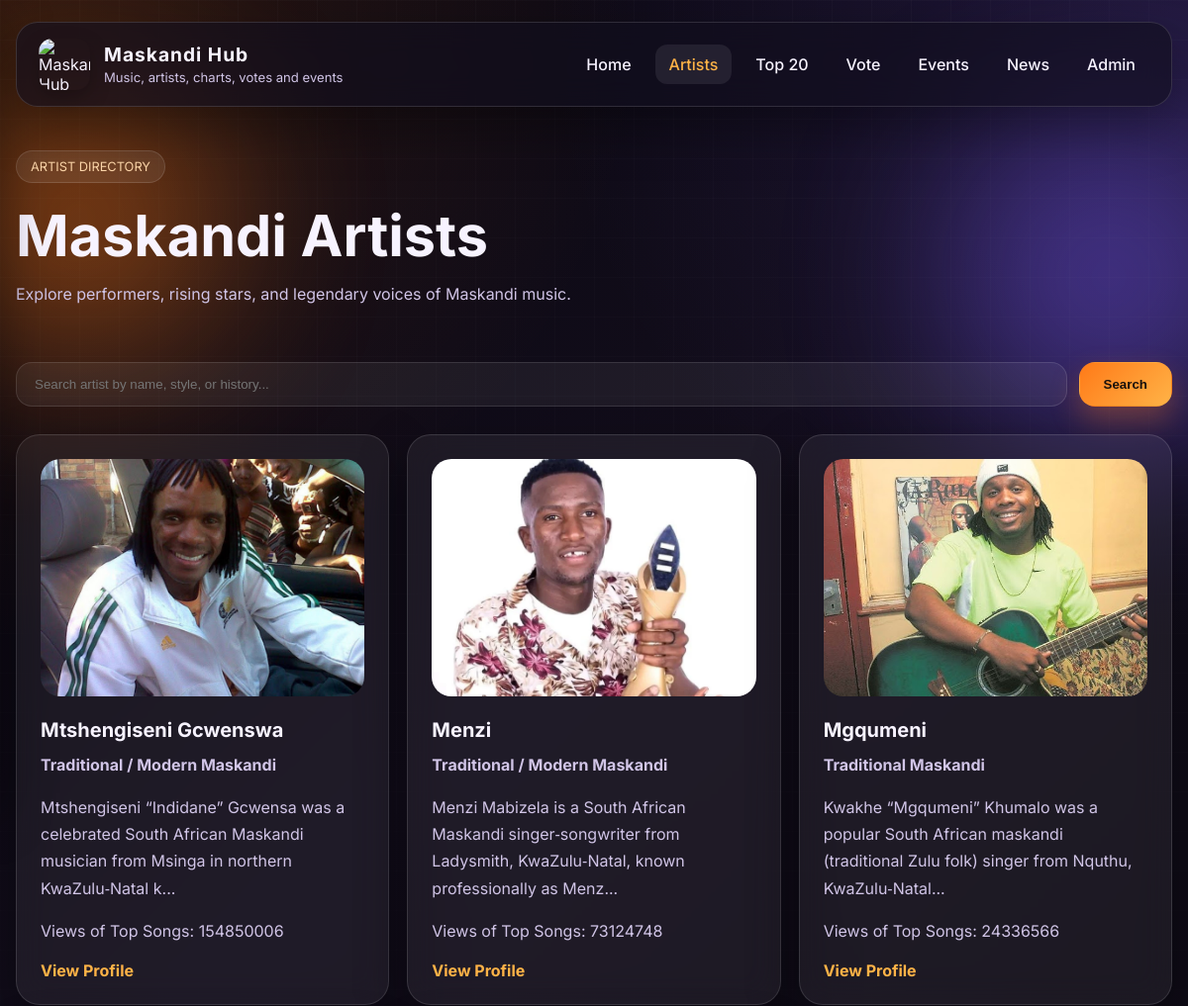
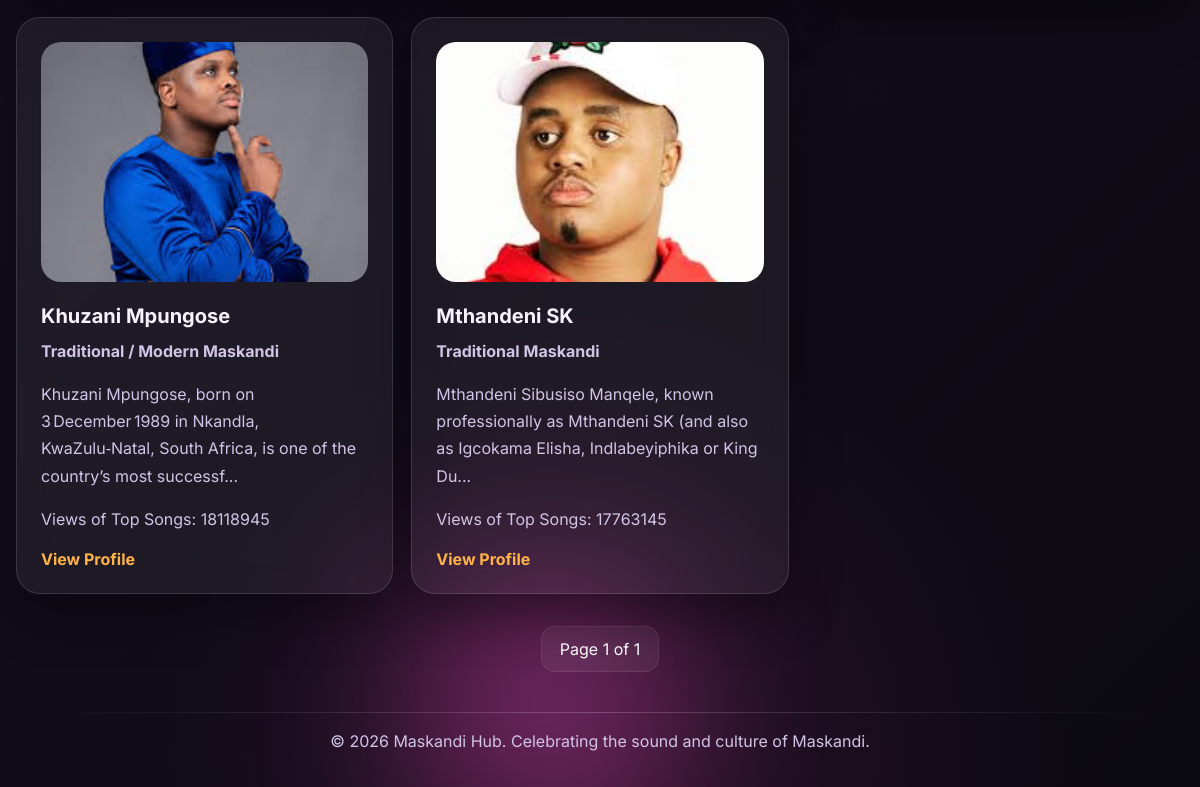
/artists, run on the app's committed database (2 pictures, top to bottom).
### tables this page shows
CREATE TABLE artists (
                id INTEGER PRIMARY KEY AUTOINCREMENT,
                name TEXT NOT NULL,
                style TEXT NOT NULL,
                status TEXT NOT NULL DEFAULT 'Active',
                history TEXT,
                facebook TEXT,
                instagram TEXT,
                tiktok TEXT,
                youtube_channel TEXT,
                spotify_channel TEXT,
                image TEXT,
                total_views INTEGER DEFAULT 0
            );

### app.py (the view)
@app.route("/artists")
def artists():
    search = request.args.get("search", "").strip()
    page = request.args.get("page", 1, type=int)
    per_page = 9
    if page < 1:
        page = 1
    offset = (page - 1) * per_page
    conn = get_db_connection()
    try:
        cur = conn.cursor()
        count_query = """
            SELECT COUNT(*) AS total
            FROM artists
            WHERE status = 'Active'
        """
        data_query = """
            SELECT *
            FROM artists
            WHERE status = 'Active'
        """
        params = []
        if search:
            count_query += " AND (name LIKE ? OR style LIKE ? OR history LIKE ?)"
            data_query += " AND (name LIKE ? OR style LIKE ? OR history LIKE ?)"
            like_value = f"%{search}%"
            params.extend([like_value, like_value, like_value])
        data_query += " ORDER BY total_views DESC, name ASC LIMIT ? OFFSET ?"
        cur.execute(count_query, params)
        total_row = cur.fetchone()
        total_artists = total_row["total"] if total_row else 0
        cur.execute(data_query, params + [per_page, offset])
        artists_list = cur.fetchall()
    finally:
        cur.close()
        conn.close()
    total_pages = math.ceil(total_artists / per_page) if total_artists > 0 else 1
    has_next = page < total_pages
    has_prev = page > 1
    return render_template(
        "artists.html",
        artists_list=artists_list,
        search=search,
        page=page,
        total_pages=total_pages,
        has_next=has_next,
        has_prev=has_prev
    )

### app.py (called while the page is built)
def get_db_connection():
    import sqlite3
    db_path = DATABASE_URL.replace("sqlite:///", "")
    conn = sqlite3.connect(db_path)
    conn.row_factory = sqlite3.Row
    return conn

### templates/artists.html (shortened to what this page needs)
{% extends 'base.html' %}
{% block content %}
<section class="inner-hero">
    <span class="tag">ARTIST DIRECTORY</span>
    <h1>Maskandi Artists</h1>
    <p>Explore performers, rising stars, and legendary voices of Maskandi music.</p>
</section>
<section class="section-block" style="padding-top: 10px;">
    <form method="GET" action="{{ url_for('artists') }}" class="artist-search-form" style="margin-bottom: 28px;">
        <div style="display:flex; gap:12px; flex-wrap:wrap; align-items:center;">
            <input
                type="text"
                name="search"
                value="{{ search }}"
                placeholder="Search artist by name, style, or history..."
                style="flex:1; min-width:260px; padding:14px 18px; border-radius:16px; border:1px solid rgba(255,255,255,0.12); background:rgba(255,255,255,0.06); color:white; outline:none;"
            >
            <button type="submit" class="btn btn-primary">Search</button>
        </div>
    </form>
    <div class="content-grid three-grid">
        {% for artist in artists_list %}
        <div class="artist-card">
            {% if artist['image'] %}
                <img
                    src="{{ url_for('static', filename='uploads/artists/' ~ artist['image']) }}"
                    alt="{{ artist['name'] }}"
                    style="width:100%; height:240px; object-fit:cover; border-radius:20px; margin-bottom:18px;"
                >
            {% else %}
                <div class="avatar-circle">{{ artist['name'][0] }}</div>
            {% endif %}
            <h3>{{ artist['name'] }}</h3>
            <p><strong>{{ artist['style'] }}</strong></p>
            {% if artist['history'] %}
                <p>
                    {{ artist['history'][:120] }}{% if artist['history']|length > 120 %}...{% endif %}
                </p>
            {% else %}
                <p>No artist history added yet.</p>
            {% endif %}
            <p>Views of Top Songs: {{ artist['total_views'] }}</p>
            <a href="{{ url_for('artist_profile', artist_id=artist['id']) }}" class="card-link">
    View Profile
</a>
        </div>
        {% else %}
        <div class="glass-card" style="grid-column: 1 / -1;">
            <h3>No artists found</h3>
            <p>Try another search term or add artists from the admin panel.</p>
        </div>
        {% endfor %}
    </div>
    <div style="display:flex; justify-content:center; align-items:center; gap:14px; margin-top:32px; flex-wrap:wrap;">
        <span style="padding:12px 18px; border-radius:14px; background:rgba(255,255,255,0.06); border:1px solid rgba(255,255,255,0.08); color:white;">
            Page {{ page }} of {{ total_pages }}
        </span>
    </div>
</section>
{% endblock %}

### data on the page
artists: image (picture), name "Mtshengiseni Gcwenswa", style "Traditional / Modern Maskandi", history "Mtshengiseni “Indidane” Gcwensa was a celebrated South African Maskandi musician from Msinga in northern KwaZulu‑Natal k", total_views "154850006"
artists: image (picture), name "Menzi", style "Traditional / Modern Maskandi", history "Menzi Mabizela is a South African Maskandi singer‑songwriter from Ladysmith, KwaZulu‑Natal, known professionally as Menz", total_views "73124748"
artists: image (picture), name "Mgqumeni", style "Traditional Maskandi", history "Kwakhe “Mgqumeni” Khumalo was a popular South African maskandi (traditional Zulu folk) singer from Nquthu, KwaZulu‑Natal", total_views "24336566"
artists: image (picture), name "Khuzani Mpungose", style "Traditional / Modern Maskandi", history "Khuzani Mpungose, born on 3 December 1989 in Nkandla, KwaZulu‑Natal, South Africa, is one of the country’s most successf", total_views "18118945"
artists: image (picture), name "Mthandeni SK", style "Traditional Maskandi", history "Mthandeni Sibusiso Manqele, known professionally as Mthandeni SK (and also as Igcokama Elisha, Indlabeyiphika or King Du", total_views "17763145"

### other printed values
{{ page }} "1"
{{ total_pages }} "1"
